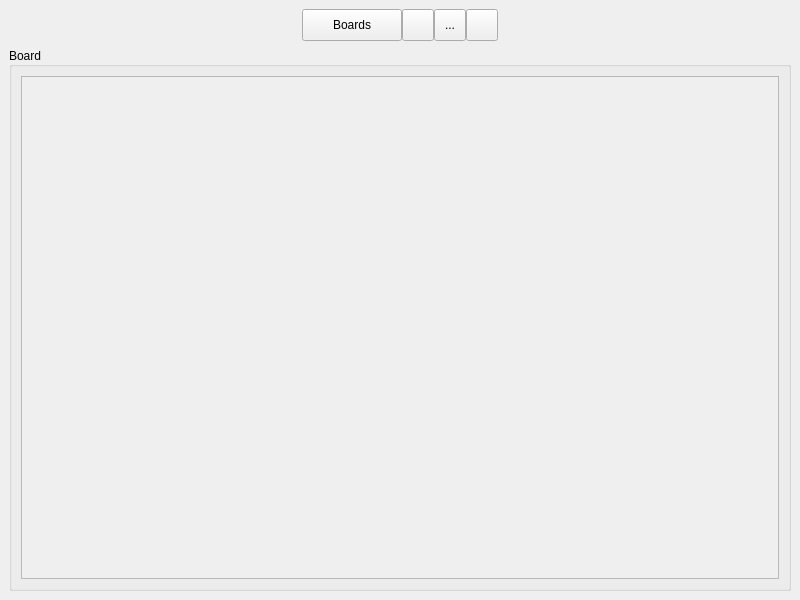
<?xml version="1.0" encoding="UTF-8"?>
<ui version="4.0">
 <class>MainWindow</class>
 <widget class="QMainWindow" name="MainWindow">
  <property name="geometry">
   <rect>
    <x>0</x>
    <y>0</y>
    <width>800</width>
    <height>600</height>
   </rect>
  </property>
  <property name="minimumSize">
   <size>
    <width>800</width>
    <height>600</height>
   </size>
  </property>
  <property name="windowTitle">
   <string>Kanban</string>
  </property>
  <property name="windowIcon">
   <iconset resource="resource.qrc">
    <normaloff>:/resource/img/appIcon.png</normaloff>:/resource/img/appIcon.png</iconset>
  </property>
  <property name="layoutDirection">
   <enum>Qt::LeftToRight</enum>
  </property>
  <widget class="QWidget" name="centralwidget">
   <property name="sizePolicy">
    <sizepolicy hsizetype="Preferred" vsizetype="Preferred">
     <horstretch>0</horstretch>
     <verstretch>0</verstretch>
    </sizepolicy>
   </property>
   <property name="layoutDirection">
    <enum>Qt::LeftToRight</enum>
   </property>
   <layout class="QVBoxLayout" name="verticalLayout_2">
    <item>
     <layout class="QHBoxLayout" name="toolsHorizontalLayout">
      <property name="spacing">
       <number>0</number>
      </property>
      <item>
       <layout class="QHBoxLayout" name="horizontalLayout">
        <item>
         <widget class="QPushButton" name="goToBoardsPushButton">
          <property name="sizePolicy">
           <sizepolicy hsizetype="Maximum" vsizetype="Maximum">
            <horstretch>0</horstretch>
            <verstretch>0</verstretch>
           </sizepolicy>
          </property>
          <property name="minimumSize">
           <size>
            <width>100</width>
            <height>32</height>
           </size>
          </property>
          <property name="maximumSize">
           <size>
            <width>100</width>
            <height>32</height>
           </size>
          </property>
          <property name="cursor">
           <cursorShape>PointingHandCursor</cursorShape>
          </property>
          <property name="toolTip">
           <string>&lt;html&gt;&lt;head/&gt;&lt;body&gt;&lt;p&gt;Go to boards&lt;/p&gt;&lt;/body&gt;&lt;/html&gt;</string>
          </property>
          <property name="styleSheet">
           <string notr="true"/>
          </property>
          <property name="text">
           <string>Boards</string>
          </property>
          <property name="shortcut">
           <string>Ctrl+B</string>
          </property>
          <property name="autoRepeatDelay">
           <number>300</number>
          </property>
          <property name="autoRepeatInterval">
           <number>100</number>
          </property>
         </widget>
        </item>
        <item>
         <widget class="QToolButton" name="delBoardToolButton">
          <property name="sizePolicy">
           <sizepolicy hsizetype="Maximum" vsizetype="Maximum">
            <horstretch>0</horstretch>
            <verstretch>0</verstretch>
           </sizepolicy>
          </property>
          <property name="minimumSize">
           <size>
            <width>32</width>
            <height>32</height>
           </size>
          </property>
          <property name="maximumSize">
           <size>
            <width>32</width>
            <height>32</height>
           </size>
          </property>
          <property name="cursor">
           <cursorShape>PointingHandCursor</cursorShape>
          </property>
          <property name="toolTip">
           <string>&lt;html&gt;&lt;head/&gt;&lt;body&gt;&lt;p&gt;Remove board&lt;/p&gt;&lt;/body&gt;&lt;/html&gt;</string>
          </property>
          <property name="styleSheet">
           <string notr="true">background-image: url(:/resource/img/removeBoard.png);
background-repeat: no repeat;</string>
          </property>
          <property name="text">
           <string/>
          </property>
          <property name="shortcut">
           <string>Ctrl+D</string>
          </property>
          <property name="autoRepeatDelay">
           <number>300</number>
          </property>
          <property name="autoRepeatInterval">
           <number>100</number>
          </property>
         </widget>
        </item>
        <item>
         <widget class="QToolButton" name="toolButton">
          <property name="maximumSize">
           <size>
            <width>32</width>
            <height>32</height>
           </size>
          </property>
          <property name="cursor">
           <cursorShape>PointingHandCursor</cursorShape>
          </property>
          <property name="toolTip">
           <string>&lt;html&gt;&lt;head/&gt;&lt;body&gt;&lt;p&gt;Board details&lt;/p&gt;&lt;/body&gt;&lt;/html&gt;</string>
          </property>
          <property name="styleSheet">
           <string notr="true">background-image: url(:/resource/img/boardDescription.png);
background-repeat: no repeat;</string>
          </property>
          <property name="text">
           <string>...</string>
          </property>
         </widget>
        </item>
        <item>
         <widget class="QToolButton" name="newColumnToolButton">
          <property name="sizePolicy">
           <sizepolicy hsizetype="Maximum" vsizetype="Maximum">
            <horstretch>0</horstretch>
            <verstretch>0</verstretch>
           </sizepolicy>
          </property>
          <property name="minimumSize">
           <size>
            <width>32</width>
            <height>32</height>
           </size>
          </property>
          <property name="maximumSize">
           <size>
            <width>32</width>
            <height>32</height>
           </size>
          </property>
          <property name="cursor">
           <cursorShape>PointingHandCursor</cursorShape>
          </property>
          <property name="contextMenuPolicy">
           <enum>Qt::NoContextMenu</enum>
          </property>
          <property name="toolTip">
           <string>&lt;html&gt;&lt;head/&gt;&lt;body&gt;&lt;p&gt;Create new custom column&lt;/p&gt;&lt;/body&gt;&lt;/html&gt;</string>
          </property>
          <property name="layoutDirection">
           <enum>Qt::LeftToRight</enum>
          </property>
          <property name="styleSheet">
           <string notr="true">background-image: url(:/resource/img/newColumn.png);
background-repeat: no repeat;</string>
          </property>
          <property name="inputMethodHints">
           <set>Qt::ImhNone</set>
          </property>
          <property name="text">
           <string/>
          </property>
          <property name="shortcut">
           <string>Ctrl+N</string>
          </property>
          <property name="autoRepeatDelay">
           <number>300</number>
          </property>
          <property name="autoRepeatInterval">
           <number>100</number>
          </property>
         </widget>
        </item>
       </layout>
      </item>
     </layout>
    </item>
    <item>
     <widget class="QGroupBox" name="boardGroupBox">
      <property name="title">
       <string>Board</string>
      </property>
      <property name="alignment">
       <set>Qt::AlignLeading|Qt::AlignLeft|Qt::AlignVCenter</set>
      </property>
      <layout class="QHBoxLayout" name="horizontalLayout_2">
       <item>
        <widget class="QScrollArea" name="boardScrollArea">
         <property name="widgetResizable">
          <bool>true</bool>
         </property>
         <widget class="BoardWidget" name="boardWidget">
          <property name="geometry">
           <rect>
            <x>0</x>
            <y>0</y>
            <width>756</width>
            <height>494</height>
           </rect>
          </property>
         </widget>
        </widget>
       </item>
      </layout>
     </widget>
    </item>
   </layout>
  </widget>
 </widget>
 <customwidgets>
  <customwidget>
   <class>BoardWidget</class>
   <extends>QWidget</extends>
   <header location="global">boardwidget.h</header>
   <container>1</container>
  </customwidget>
 </customwidgets>
 <resources>
  <include location="resource.qrc"/>
 </resources>
 <connections/>
</ui>
